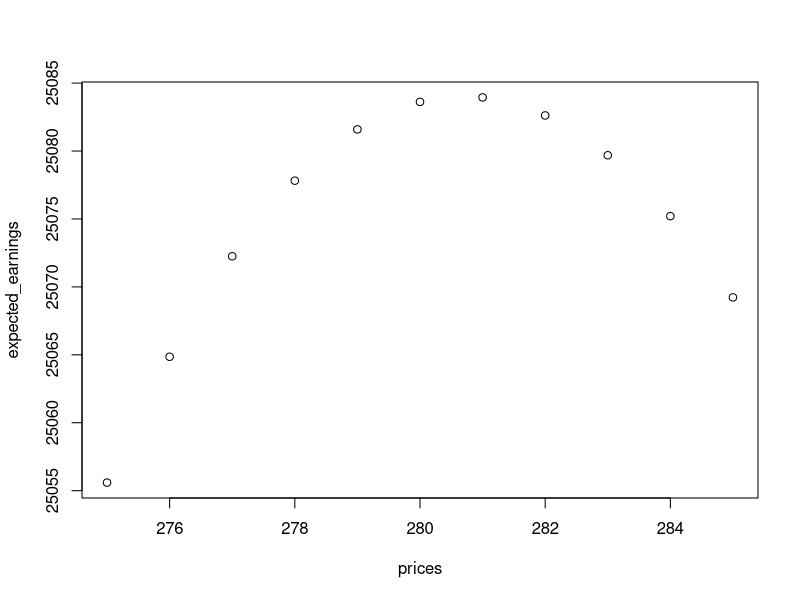

R code for this plot:
g = function(c) {
  return (exp(-0.002 * (c - 500)) / (1 + exp(-0.002 * (c - 500))))
}

f = function(c){
  return (10000 / c)
}

#markov_matrix = append(markov_matrix, 1)

#računanje stacionarne distribucije
get_stacionary_distribution = function(c, n){
  markov_matrix = vector()
  room_amount = n
  
  for(i in 0:room_amount){
    markov_row = vector()
    
    for(j in 0:room_amount){
      current_value = 0
      if(i > j){
        for(k in 0:j){
          current_value = current_value + choose(i, i - j + k) * (1 - g(c)) ** (i - j + k) * g(c) ** (j - k) * dpois(k, f(c))
        }
      } else if (j < room_amount) {
        for(k in 0:i){
          current_value = current_value + choose(i, k) * (1 - g(c)) ** k * g(c) ** (i - k) * dpois(j - i + k, f(c))
        }
      } else {
        for(k in 0:i){
          pois_result = ppois(room_amount - 1 - i + k, f(c), lower.tail = FALSE)
          current_value = current_value + choose(i, k) * (1 - g(c)) ** k * g(c) ** (i - k) * pois_result
        }
      }
      
      markov_row = append(markov_row, current_value)
    }
    markov_matrix = append(markov_matrix, markov_row)
  }
  
  markov_matrix = matrix(markov_matrix, nrow = room_amount + 1, byrow = TRUE)
  #print(markov_matrix)
  
  #tražimo stacionarnu distribuciju potenciranjem
  
  # markov_matrix = markov_matrix %^% 1000
  # #print(markov_matrix)
  # #print(sum(markov_matrix[1, ]))
  # 
  # stacionary_distribution = markov_matrix[1, ]
  # #print(stacionary_distribution)
  
  #tražimo stancionarnu distribuciju sustavom jednadžbi
  system_matrix = t(markov_matrix)
  for(i in 1:(room_amount + 1)){
    for(j in 1:(room_amount + 1)){
      if(i == j){
        system_matrix[i, j] = system_matrix[i, j] - 1
      }
    }
  }
  
  system_matrix[room_amount + 1, ] = rep(1, room_amount + 1)
  right_side = rep(0, room_amount)
  right_side = append(right_side, 1)
  
  solution = solve(system_matrix, right_side)
  return(solution)
}


#Defacto main, računamo najveće očekivanje
room_amount = 100

expected_earnings = vector()
expected_rooms = vector()
prices = vector()

minprice = 275
maxprice = 285

for(i in seq(minprice, maxprice, by=1)){
  # if(i %% 1000 == 0){
  #   print(i / (maxprice - minprice))
  # }
  c = i
  
  stacionary_distribution = get_stacionary_distribution(c, room_amount)
  temp = 0
  
  for(j in 0:room_amount){
    temp = temp + j * stacionary_distribution[j + 1]
  }
  
  expected_rooms = append(expected_rooms, temp)
  expected_earnings = append(expected_earnings, temp * c)
  prices = append(prices, c)
}

index = which.max(expected_earnings)


plot(prices, expected_earnings)
print(paste("Biggest revenue: ", expected_earnings[index]))
print(paste("Average room occupation: ", expected_rooms[index]))
print(paste("Room price: ", prices[index]))
# print(expected_earnings)
